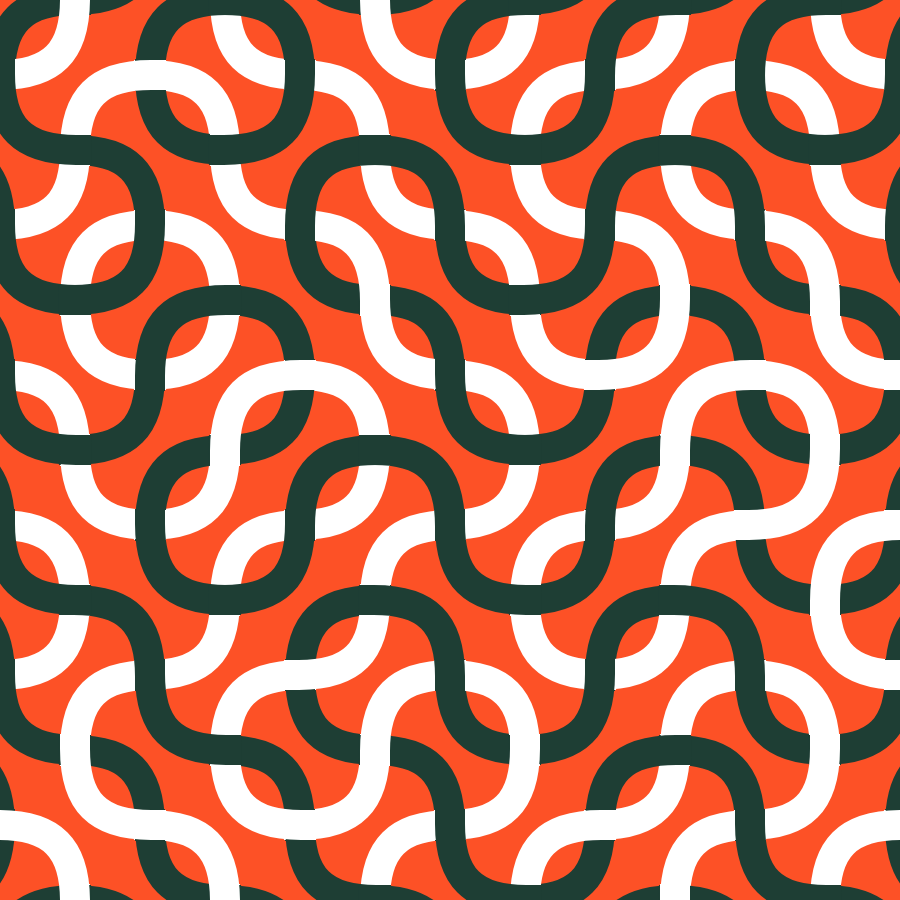
Frame 1 (no input)
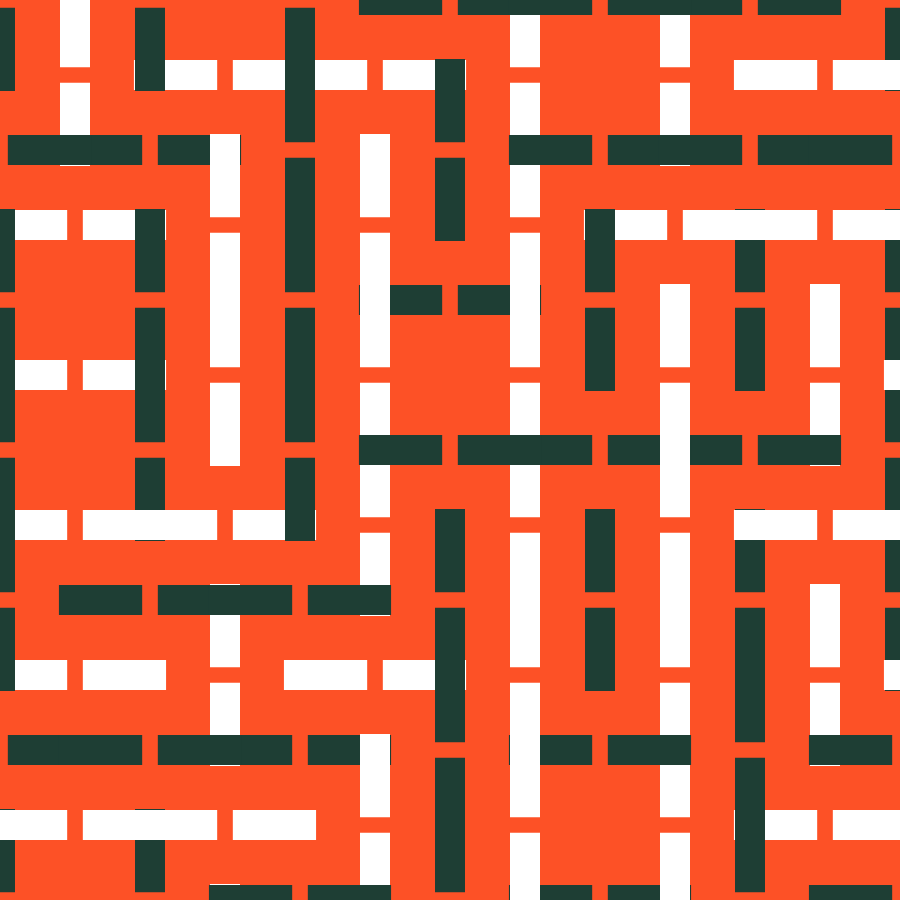
Frame 60 (no input)
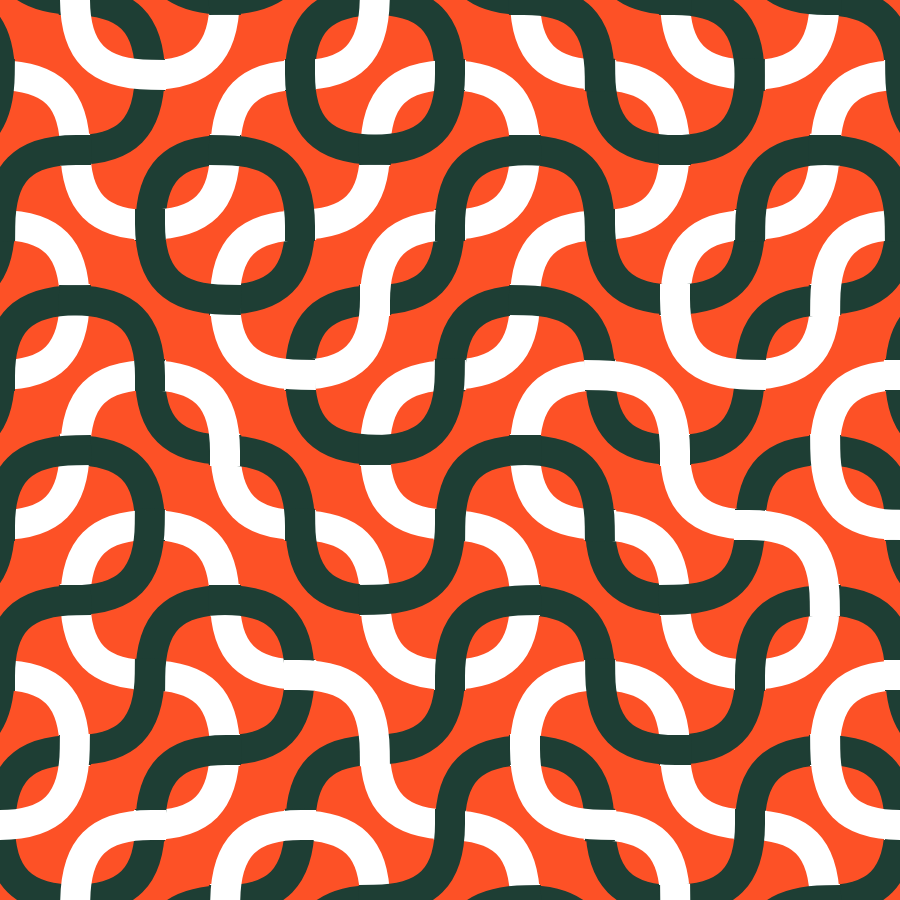
Frame 120 (the mouse pressed at the canvas centre since frame 60)

The p5.js sketch that drew these frames (run headless with seeded random() and noise() and a simulated clock; from frame 60 on, the mouse is pressed at the canvas centre):

// p5.js sketch
// ── sketch.js
// https://openprocessing.org/sketch/1362060

const COLS = createCols("https://coolors.co/fd5126-ffffff-1e3e34");

let tiles = [];

function setup() {
  let s = min(windowWidth, windowHeight) * 0.9;

  createCanvas(s, s);

  let num = 6;
  let span = width / num;

  for (let yi = 0; yi < num + 1; yi++) {
    for (let xi = 0; xi < num + 1; xi++) {
      let x = xi * span + span / 2;
      let y = yi * span + span / 2;
      tiles.push(new tile(x, y, span, COLS[1]));
      tiles.push(new tile(x - span / 2, y - span / 2, span, COLS[2]));
    }
  }

  tiles = shuffle(tiles);
}

function draw() {
  background(COLS[0]);
  for (const i of tiles) i.display();
}

function tile(x, y, s, c) {
  this.x = x;
  this.y = y;
  this.s = s;
  this.angle = int(random(4)) * HALF_PI;
  this.sw = this.s / 5;
  this.c = c;
  this.rotateNegative = random() > 0.5;

  this.culcRatio = function () {
    let cycle = 360;
    let ratio = (frameCount % cycle) / cycle;
    return ratio;
  };

  this.display = function () {
    let ratio = this.culcRatio();
    let off = this.s / 70;

    noFill();
    stroke(this.c);
    strokeWeight(this.sw);
    strokeCap(PROJECT);

    push();
    translate(this.x, this.y);
    rotate(this.angle);

    CircleMoveArc(this.s + off, ratio, this.rotateNegative);

    rotate(PI);
    CircleMoveArc(this.s + off, ratio, this.rotateNegative);

    pop();
  };
}

function CircleMoveArc(s, ratio, rotateNegative) {
  const ratioStep = 0.5;

  let rotateAngleStep = HALF_PI;
  let rotateNum = int(ratio / ratioStep);
  let rotateAngle = rotateAngleStep * rotateNum;

  const idleTimeRatio = 0.3;

  let curveRatio = (ratio % ratioStep) / ratioStep;
  curveRatio = map(curveRatio, 0, 1 - idleTimeRatio, 0, 1, true);
  if (rotateNegative) curveRatio = 1 - curveRatio;

  curveRatio = customEase(curveRatio, 0.2, 3);

  push();

  rotate(rotateAngle);

  CurvingArcLine(s, curveRatio);

  pop();
}

function customEase(x, idleTimeRatio, powNum) {
  let halfTimeRatio = (1 - idleTimeRatio) / 2;

  if (x < halfTimeRatio)
    return 0.5 * easingEaseInOut(x / halfTimeRatio, powNum);
  else if (x > 1 - halfTimeRatio)
    return 0.5 * easingEaseInOut(1 - (1 - x) / halfTimeRatio, powNum) + 0.5;
  else return 0.5;
}

function easingEaseInOut(x, powNum) {
  if (x < 0.5) return 0.5 * pow(2 * x, powNum);
  else return 0.5 * pow(2 * (x - 1), powNum) + 1;
}

function CurvingArcLine(s, curveRatio) {
  const cpMul = 0.7;
  const p2YMul = -0.3;

  //start position
  let p1 = createVector(0, -s / 2);

  //control position 1
  let cp1 = createVector(0, -s / 2 + (s / 2) * cpMul);

  //end position
  let p2StartRad = PI;
  let p2EndRad = 0;
  let p2Rad = lerp(p2StartRad, p2EndRad, curveRatio);
  let p2X = (cos(p2Rad) * s) / 2;
  let p2Y = ((sin(p2Rad) * s) / 2) * p2YMul;
  let p2 = createVector(p2X, p2Y);

  //control position 2
  let cp2_OffsetStartRad = 0;
  let cp2_OffsetEndRad = -PI;
  let cp2_OffsetRad = lerp(cp2_OffsetStartRad, cp2_OffsetEndRad, curveRatio);
  let cp2_offsetX = ((cos(cp2_OffsetRad) * s) / 2) * cpMul;
  let cp2_offsetY = ((sin(cp2_OffsetRad) * s) / 2) * cpMul;
  let cp2 = createVector(p2.x + cp2_offsetX, p2.y + cp2_offsetY);

  //draw bezier
  beginShape();
  vertex(p1.x, p1.y);
  bezierVertex(cp1.x, cp1.y, cp2.x, cp2.y, p2.x, p2.y);
  endShape();
}

function createCols(_url) {
  let slash_index = _url.lastIndexOf("/");
  let pallate_str = _url.slice(slash_index + 1);
  let arr = pallate_str.split("-");
  for (let i = 0; i < arr.length; i++) {
    arr[i] = "#" + arr[i];
  }
  return arr;
}
